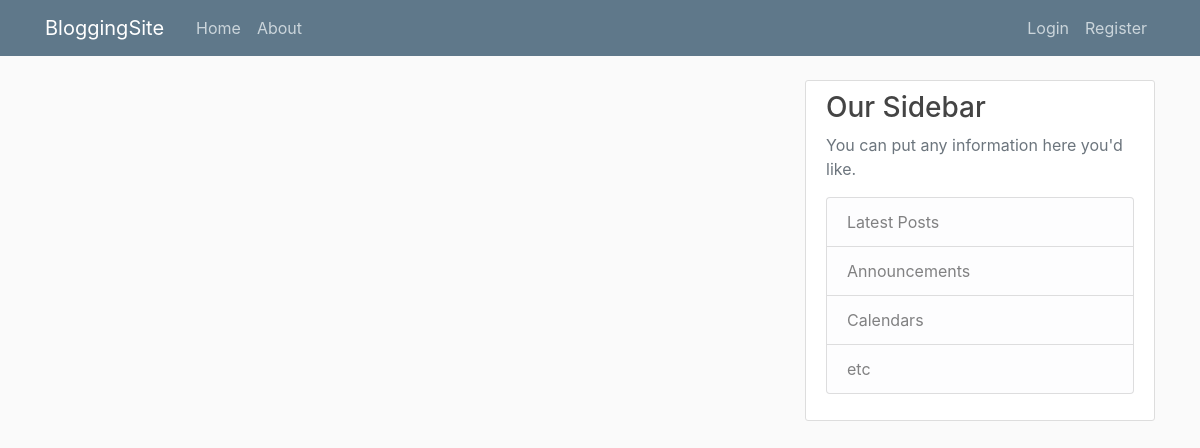
Page /home on the earlier database version.
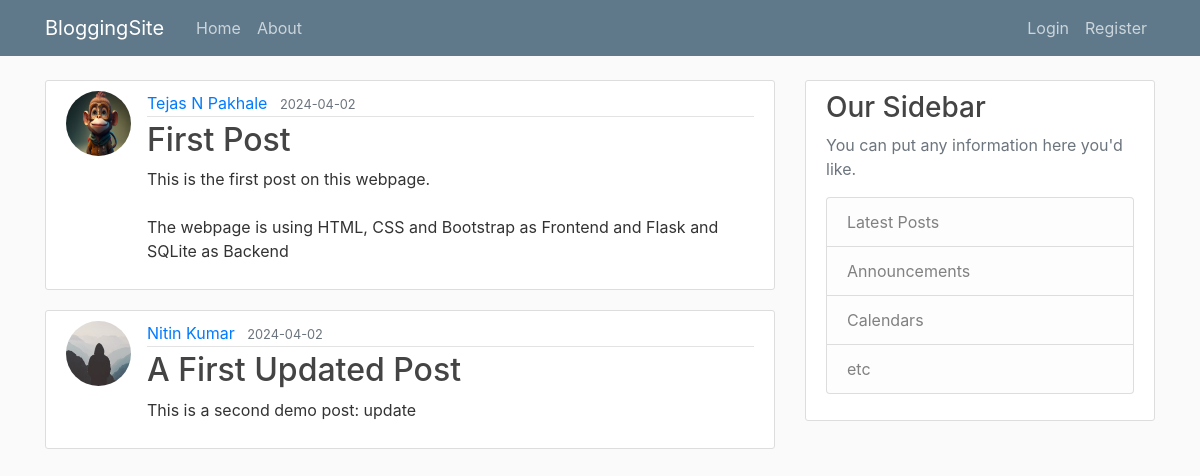
Same page on the later database version.
### flaskblog/models.py (models this page shows, shortened)
class Post(db.Model):
    id = db.Column(db.Integer, primary_key=True)
    title = db.Column(db.String(100), nullable=False)
    date_posted = db.Column(db.DateTime, nullable=False, default=datetime.utcnow)
    content = db.Column(db.Text, nullable=False)
    user_id = db.Column(db.Integer, db.ForeignKey('user.id'), nullable=False)

class User(db.Model, UserMixin):
    id = db.Column(db.Integer, primary_key=True)
    username = db.Column(db.String(20), unique=True, nullable=False)
    email = db.Column(db.String(120), unique=True, nullable=False)
    image_file = db.Column(db.String(20), nullable=False, default='default.jpg')
    password = db.Column(db.String(60), nullable=False)
    posts = db.relationship('Post', backref='author', lazy=True)

### flaskblog/routes.py (the view)
@app.route("/")
@app.route("/home")
def home():
    posts = Post.query.all()
    return render_template('home.html', posts=posts)

### flaskblog/templates/home.html
{% extends "layout.html" %}
{% block content %}
    {% for post in posts %}
        <article class="media content-section">
            <img class="rounded-circle article-img" src="{{ url_for('static', filename='profile_pics/' + post.author.image_file) }}">
          <div class="media-body">
            <div class="article-metadata">
              <a class="mr-2" href="#">{{ post.author.username }}</a>
              <small class="text-muted">{{ post.date_posted.strftime('%Y-%m-%d') }}</small>
            </div>
            <h2><a class="article-title" href="{{ url_for('post', post_id=post.id) }}">{{ post.title }}</a></h2>
            <p class="article-content">{{ post.content }}</p>
          </div>
        </article>
    {% endfor%}
{% endblock content %}

### flaskblog/templates/layout.html (shortened to what this page needs)
<!DOCTYPE html>
<html lang="en">
<head>
    <link rel="stylesheet" href="https://cdn.jsdelivr.net/npm/bootstrap@4.0.0/dist/css/bootstrap.min.css">
    <link rel="stylesheet" type="text/css" href="{{ url_for('static', filename='main.css') }}">
</head>
<body>
    <header class="site-header">
      <nav class="navbar navbar-expand-md navbar-dark bg-steel fixed-top">
        <div class="container">
          <a class="navbar-brand mr-4" href="/">BloggingSite</a>
          <div class="collapse navbar-collapse" id="navbarToggle">
            <div class="navbar-nav mr-auto">
              <a class="nav-item nav-link" href="{{ url_for('home') }}">Home</a>
              <a class="nav-item nav-link" href="{{ url_for('about') }}">About</a>
            </div>
            <div class="navbar-nav">
                {% if current_user.is_authenticated %}
                    <a class="nav-item nav-link" href="{{ url_for('new_post') }}">New Post</a>
                    <a class="nav-item nav-link" href="{{ url_for('account') }}">Account</a>
                    <a class="nav-item nav-link" href="{{ url_for('logout') }}">LogOut</a>
                {% else %}
                  <a class="nav-item nav-link" href="{{ url_for('login') }}">Login</a>
                  <a class="nav-item nav-link" href="{{ url_for('register') }}">Register</a>
                {% endif %}
            </div>
          </div>
        </div>
      </nav>
    </header>
    <main role="main" class="container">
      <div class="row">
        <div class="col-md-8">
            {% block content %}{% endblock %}
        </div>
        <div class="col-md-4">
          <div class="content-section">
            <h3>Our Sidebar</h3>
            <p class='text-muted'>You can put any information here you'd like.
              <ul class="list-group">
                <li class="list-group-item list-group-item-light">Latest Posts</li>
                <li class="list-group-item list-group-item-light">Announcements</li>
                <li class="list-group-item list-group-item-light">Calendars</li>
                <li class="list-group-item list-group-item-light">etc</li>
              </ul>
            </p>
          </div>
        </div>
      </div>
    </main>
</body>
</html>

### flaskblog/static/main.css (style rules this page uses)
body { background: #fafafa; color: #333333; margin-top: 5rem; }
h1, h2, h3, h4, h5, h6 { color: #444444; }
.bg-steel { background-color: #5f788a; }
.site-header .navbar-nav .nav-link { color: #cbd5db; }
.content-section { background: #ffffff; padding: 10px 20px; border: 1px solid #dddddd; border-radius: 3px; margin-bottom: 20px; }
.article-title { color: #444444; }
.article-content { white-space: pre-line; }
.article-img { height: 65px; width: 65px; margin-right: 16px; }
.article-metadata { padding-bottom: 1px; margin-bottom: 4px; border-bottom: 1px solid #e3e3e3 }

Differences in the rows shown:
added Post: image_file (picture), author.username "Tejas N Pakhale", date_posted "2024-04-02", title "First Post", content "This is the first post on this webpage. The webpage is using HTML, CSS and Bootstrap as Frontend and Flask and SQLite as Backend"
added Post: image_file (placeholder picture), author.username "Nitin Kumar", date_posted "2024-04-02", title "A First Updated Post", content "This is a second demo post: update"
